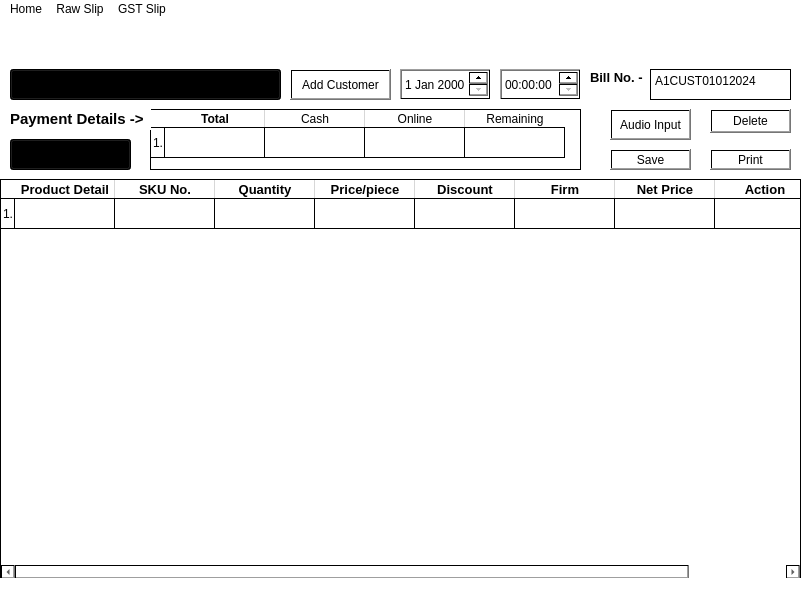
<?xml version="1.0" encoding="UTF-8"?>
<ui version="4.0">
 <class>RawSlip</class>
 <widget class="QMainWindow" name="RawSlip">
  <property name="geometry">
   <rect>
    <x>0</x>
    <y>0</y>
    <width>802</width>
    <height>600</height>
   </rect>
  </property>
  <property name="windowTitle">
   <string>MainWindow</string>
  </property>
  <property name="styleSheet">
   <string notr="true">background:qlineargradient(spread:pad, x1:0, y1:0, x2:1, y2:1, stop:0 rgba(255, 255, 255, 255))</string>
  </property>
  <widget class="QWidget" name="centralwidget">
   <widget class="QTableWidget" name="DataEntryTableWidget">
    <property name="geometry">
     <rect>
      <x>0</x>
      <y>160</y>
      <width>801</width>
      <height>401</height>
     </rect>
    </property>
    <property name="cursor" stdset="0">
     <cursorShape>ArrowCursor</cursorShape>
    </property>
    <property name="mouseTracking">
     <bool>true</bool>
    </property>
    <property name="tabletTracking">
     <bool>true</bool>
    </property>
    <property name="contextMenuPolicy">
     <enum>Qt::DefaultContextMenu</enum>
    </property>
    <property name="acceptDrops">
     <bool>true</bool>
    </property>
    <property name="autoFillBackground">
     <bool>true</bool>
    </property>
    <property name="styleSheet">
     <string notr="true"/>
    </property>
    <row>
     <property name="text">
      <string>1.</string>
     </property>
    </row>
    <column>
     <property name="text">
      <string>Product Detail</string>
     </property>
     <property name="font">
      <font>
       <pointsize>10</pointsize>
       <bold>true</bold>
      </font>
     </property>
    </column>
    <column>
     <property name="text">
      <string>SKU No.</string>
     </property>
     <property name="font">
      <font>
       <pointsize>10</pointsize>
       <bold>true</bold>
      </font>
     </property>
    </column>
    <column>
     <property name="text">
      <string>Quantity</string>
     </property>
     <property name="font">
      <font>
       <pointsize>10</pointsize>
       <bold>true</bold>
      </font>
     </property>
    </column>
    <column>
     <property name="text">
      <string>Price/piece</string>
     </property>
     <property name="font">
      <font>
       <pointsize>10</pointsize>
       <bold>true</bold>
      </font>
     </property>
    </column>
    <column>
     <property name="text">
      <string>Discount</string>
     </property>
     <property name="font">
      <font>
       <pointsize>10</pointsize>
       <bold>true</bold>
      </font>
     </property>
    </column>
    <column>
     <property name="text">
      <string>Firm</string>
     </property>
     <property name="font">
      <font>
       <pointsize>10</pointsize>
       <bold>true</bold>
      </font>
     </property>
    </column>
    <column>
     <property name="text">
      <string>Net Price</string>
     </property>
     <property name="font">
      <font>
       <pointsize>10</pointsize>
       <bold>true</bold>
      </font>
     </property>
    </column>
    <column>
     <property name="text">
      <string>Action</string>
     </property>
     <property name="font">
      <font>
       <pointsize>10</pointsize>
       <bold>true</bold>
      </font>
     </property>
    </column>
   </widget>
   <widget class="QTimeEdit" name="timeInput">
    <property name="geometry">
     <rect>
      <x>500</x>
      <y>50</y>
      <width>81</width>
      <height>31</height>
     </rect>
    </property>
   </widget>
   <widget class="QDateEdit" name="dateInput">
    <property name="geometry">
     <rect>
      <x>400</x>
      <y>50</y>
      <width>91</width>
      <height>31</height>
     </rect>
    </property>
   </widget>
   <widget class="QPushButton" name="SaveData">
    <property name="geometry">
     <rect>
      <x>610</x>
      <y>130</y>
      <width>81</width>
      <height>21</height>
     </rect>
    </property>
    <property name="text">
     <string>Save</string>
    </property>
   </widget>
   <widget class="QPushButton" name="DeleteData">
    <property name="geometry">
     <rect>
      <x>710</x>
      <y>90</y>
      <width>81</width>
      <height>24</height>
     </rect>
    </property>
    <property name="text">
     <string>Delete</string>
    </property>
   </widget>
   <widget class="QPushButton" name="PrintData">
    <property name="geometry">
     <rect>
      <x>710</x>
      <y>130</y>
      <width>81</width>
      <height>21</height>
     </rect>
    </property>
    <property name="text">
     <string>Print</string>
    </property>
   </widget>
   <widget class="QTableWidget" name="PaymentTableWidget">
    <property name="geometry">
     <rect>
      <x>150</x>
      <y>90</y>
      <width>431</width>
      <height>61</height>
     </rect>
    </property>
    <row>
     <property name="text">
      <string>1.</string>
     </property>
    </row>
    <column>
     <property name="text">
      <string>Total</string>
     </property>
     <property name="font">
      <font>
       <bold>true</bold>
      </font>
     </property>
    </column>
    <column>
     <property name="text">
      <string>Cash</string>
     </property>
    </column>
    <column>
     <property name="text">
      <string>Online</string>
     </property>
    </column>
    <column>
     <property name="text">
      <string>Remaining</string>
     </property>
    </column>
   </widget>
   <widget class="QPushButton" name="AudioInputPushButton">
    <property name="geometry">
     <rect>
      <x>610</x>
      <y>90</y>
      <width>81</width>
      <height>31</height>
     </rect>
    </property>
    <property name="text">
     <string>Audio Input</string>
    </property>
   </widget>
   <widget class="QLabel" name="PaymentDetail">
    <property name="geometry">
     <rect>
      <x>10</x>
      <y>90</y>
      <width>141</width>
      <height>21</height>
     </rect>
    </property>
    <property name="font">
     <font>
      <pointsize>11</pointsize>
      <bold>true</bold>
     </font>
    </property>
    <property name="text">
     <string>Payment Details -&gt;</string>
    </property>
    <property name="textFormat">
     <enum>Qt::RichText</enum>
    </property>
   </widget>
   <widget class="QLabel" name="BillNoLabel">
    <property name="geometry">
     <rect>
      <x>590</x>
      <y>50</y>
      <width>71</width>
      <height>16</height>
     </rect>
    </property>
    <property name="font">
     <font>
      <pointsize>10</pointsize>
      <bold>true</bold>
     </font>
    </property>
    <property name="text">
     <string>Bill No. -</string>
    </property>
   </widget>
   <widget class="QTextEdit" name="BillNoEdit">
    <property name="geometry">
     <rect>
      <x>650</x>
      <y>50</y>
      <width>141</width>
      <height>31</height>
     </rect>
    </property>
    <property name="html">
     <string>&lt;!DOCTYPE HTML PUBLIC &quot;-//W3C//DTD HTML 4.0//EN&quot; &quot;http://www.w3.org/TR/REC-html40/strict.dtd&quot;&gt;
&lt;html&gt;&lt;head&gt;&lt;meta name=&quot;qrichtext&quot; content=&quot;1&quot; /&gt;&lt;meta charset=&quot;utf-8&quot; /&gt;&lt;style type=&quot;text/css&quot;&gt;
p, li { white-space: pre-wrap; }
hr { height: 1px; border-width: 0; }
li.unchecked::marker { content: &quot;\2610&quot;; }
li.checked::marker { content: &quot;\2612&quot;; }
&lt;/style&gt;&lt;/head&gt;&lt;body style=&quot; font-family:'Segoe UI'; font-size:9pt; font-weight:400; font-style:normal;&quot;&gt;
&lt;p style=&quot; margin-top:0px; margin-bottom:0px; margin-left:0px; margin-right:0px; -qt-block-indent:0; text-indent:0px;&quot;&gt;A1CUST01012024&lt;/p&gt;&lt;/body&gt;&lt;/html&gt;</string>
    </property>
   </widget>
   <widget class="QComboBox" name="CustomerDetailcomboBox">
    <property name="geometry">
     <rect>
      <x>10</x>
      <y>50</y>
      <width>271</width>
      <height>31</height>
     </rect>
    </property>
    <item>
     <property name="text">
      <string>Customer Detail</string>
     </property>
    </item>
   </widget>
   <widget class="QPushButton" name="pushButtonAddCustomer">
    <property name="geometry">
     <rect>
      <x>290</x>
      <y>50</y>
      <width>101</width>
      <height>31</height>
     </rect>
    </property>
    <property name="text">
     <string>Add Customer</string>
    </property>
   </widget>
   <widget class="QComboBox" name="CreditDebitcomboBox">
    <property name="geometry">
     <rect>
      <x>10</x>
      <y>120</y>
      <width>121</width>
      <height>31</height>
     </rect>
    </property>
    <item>
     <property name="text">
      <string>Credit</string>
     </property>
    </item>
    <item>
     <property name="text">
      <string>Debit</string>
     </property>
    </item>
   </widget>
   <widget class="QLabel" name="labelGaneshJi">
    <property name="geometry">
     <rect>
      <x>340</x>
      <y>0</y>
      <width>141</width>
      <height>41</height>
     </rect>
    </property>
    <property name="styleSheet">
     <string notr="true">background-image: url(:/ganesh_ji/Ganesh_Ji.jpg);</string>
    </property>
    <property name="text">
     <string/>
    </property>
   </widget>
  </widget>
  <widget class="QMenuBar" name="menubar">
   <property name="geometry">
    <rect>
     <x>0</x>
     <y>0</y>
     <width>802</width>
     <height>22</height>
    </rect>
   </property>
   <widget class="QMenu" name="menuRaw_Slip">
    <property name="title">
     <string>Raw Slip</string>
    </property>
   </widget>
   <widget class="QMenu" name="menuGST_Slip">
    <property name="title">
     <string>GST Slip</string>
    </property>
   </widget>
   <widget class="QMenu" name="menuHome">
    <property name="title">
     <string>Home</string>
    </property>
   </widget>
   <addaction name="menuHome"/>
   <addaction name="menuRaw_Slip"/>
   <addaction name="menuGST_Slip"/>
  </widget>
  <widget class="QStatusBar" name="statusbar"/>
 </widget>
 <tabstops>
  <tabstop>CustomerDetailcomboBox</tabstop>
  <tabstop>pushButtonAddCustomer</tabstop>
  <tabstop>dateInput</tabstop>
  <tabstop>timeInput</tabstop>
  <tabstop>BillNoEdit</tabstop>
  <tabstop>AudioInputPushButton</tabstop>
  <tabstop>DataEntryTableWidget</tabstop>
  <tabstop>PaymentTableWidget</tabstop>
  <tabstop>SaveData</tabstop>
  <tabstop>PrintData</tabstop>
  <tabstop>DeleteData</tabstop>
 </tabstops>
 <resources>
  <include location="../ganesh_ji.qrc"/>
 </resources>
 <connections/>
</ui>
